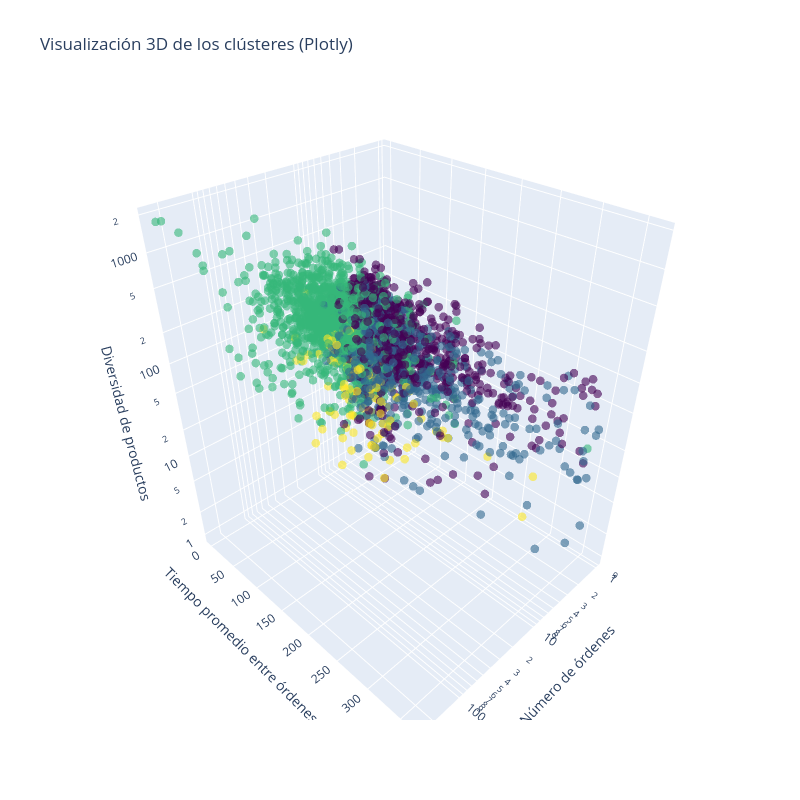

Write notebook code for a chart like this one.
### Code cell
import plotly.graph_objs as go


rfm_crudo = rfm.set_index('Cod_Cliente')

fig = go.Figure(data=[go.Scatter3d(
    x=rfm_normal['Cod_Cliente'].map(rfm_crudo['Frequency']),
    y=rfm_normal['Dias_promedio_entre_compras'],
    z=rfm_normal['Cod_Cliente'].map(rfm_crudo['Diversidad_productos']),
    mode='markers',
    marker=dict(
        size=5,
        color=kmeans_labels_rfm,  # Color por clúster
        colorscale='Viridis',
        opacity=0.6
    )
)])

fig.update_layout(
    title='Visualización 3D de los clústeres (Plotly)',
    scene=dict(
        xaxis_title="Número de órdenes",
        yaxis_title="Tiempo promedio entre órdenes (días)",
        zaxis_title="Diversidad de productos"
    ),
    width=800, height=800,
   
)
fig.update_layout(scene=dict(xaxis_type='log', zaxis_type='log'))
fig.show()

### Figure 1 — Plotly figure (JSON) as saved in the notebook; plotly's stock layout.template omitted (floating-point values rounded to 4 significant figures; data arrays with more than 128 entries replaced by an {"elided": "..."} marker saying what was removed)
{"data": [{"marker": {"color": {"elided": "4319 int values"}, "colorscale": [[0, "#440154"], [0.1111, "#482878"], [0.2222, "#3e4989"], [0.3333, "#31688e"], [0.4444, "#26828e"], [0.5556, "#1f9e89"], [0.6667, "#35b779"], [0.7778, "#6ece58"], [0.8889, "#b5de2b"], [1, "#fde725"]], "opacity": 0.6, "size": 5}, "mode": "markers", "type": "scatter3d", "x": {"elided": "4319 int values"}, "y": {"elided": "4319 float values"}, "z": {"elided": "4319 int values"}}], "layout": {"height": 800, "scene": {"xaxis": {"title": {"text": "Número de órdenes"}, "type": "log"}, "yaxis": {"title": {"text": "Tiempo promedio entre órdenes (días)"}}, "zaxis": {"title": {"text": "Diversidad de productos"}, "type": "log"}}, "title": {"text": "Visualización 3D de los clústeres (Plotly)"}, "width": 800}}
